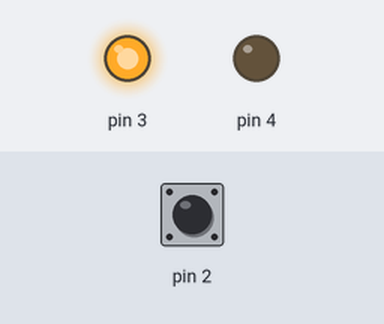
The sketch below on a simulated Arduino Uno, built with avr-gcc and run on an emulated ATmega328P. Parts: output pins drawn as LEDs (lit = HIGH). Inputs (shaded band) come from the test bench; at power-on: pin 2 HIGH. What the sketch prints to the serial monitor is not drawn.

Above: at 0.1 s.
At 3.1 s:
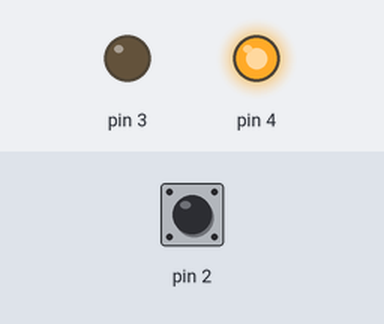
At 7.2 s:
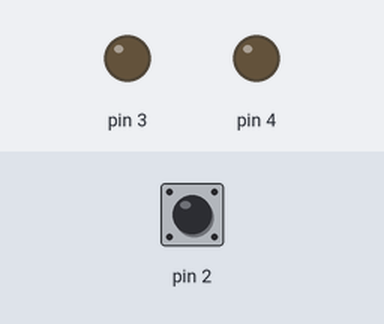
7.3 s: pin 2 pulsed LOW 2 times (0.12 s each, 0.3 s apart)
Timing chart, 0 to 10.3 s (numbered marks = the images above; inputs shaded):
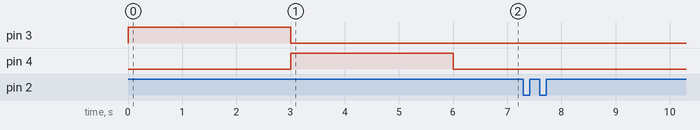

The sketch:

motor_forward_rev_proxy_sens.ino
```cpp
void setup() {
    Serial.begin(9600);
    pinMode(2, INPUT);
    pinMode(3, OUTPUT);
    pinMode(4, OUTPUT);

digitalWrite(3,HIGH);
digitalWrite(4,LOW);
delay(3000);
digitalWrite(4,HIGH);
digitalWrite(3,LOW);
delay(3000);
digitalWrite(3,LOW);
digitalWrite(4,LOW);
}


void loop()
{
wait_for_sens_count(3);
digitalWrite(3,HIGH);
digitalWrite(4,LOW);
wait_for_sens_count(3);
digitalWrite(3,LOW);
digitalWrite(4,HIGH);
}


void wait_for_sens_count(int count_val)
{

    int count = 0;
    while(count<count_val)
    {
      if(digitalRead(2)==0)
      {
           delay(40);
           if(digitalRead(2)==0)
              {
              while(digitalRead(2)==0);
              count++;
              Serial.println(count);
              }

      }
    }
}
```

Measured:
- after the input at 7.3 s, every drawn part: stays the same
